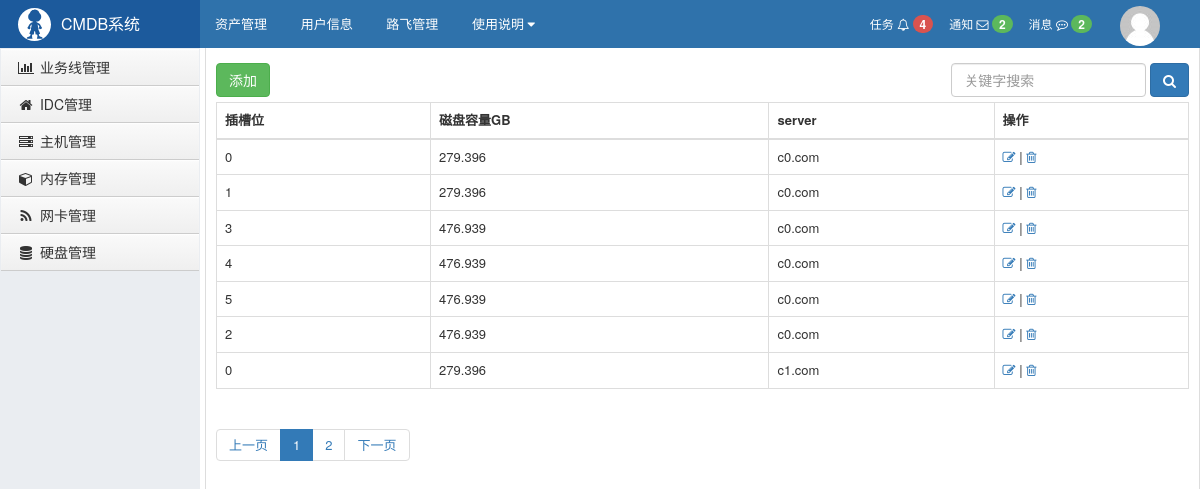
Screenshot of /stark/api/disk/list/ with the database file from the repository.
### api/models.py (models this page shows, shortened)
class Disk(models.Model):
    slot = models.CharField('插槽位', max_length=8)
    model = models.CharField('磁盘型号', max_length=32)
    capacity = models.FloatField('磁盘容量GB')
    pd_type = models.CharField('磁盘类型', max_length=32)
    server = models.ForeignKey('Server', related_name='disk_list')
    class Meta:
        verbose_name_plural = "硬盘表"

class Server(models.Model):
    device_status_choices = (
        (1, '上架'),
        (2, '在线'),
        (3, '离线'),
        (4, '下架'),
    )
    device_status_id = models.IntegerField(choices=device_status_choices, default=1)
    idc = models.ForeignKey('IDC', verbose_name='IDC机房', null=True, blank=True)
    cabinet_num = models.CharField('机柜号', max_length=30, null=True, blank=True)
    cabinet_order = models.CharField('机柜中序号', max_length=30, null=True, blank=True)
    business_unit = models.ForeignKey('BusinessUnit', verbose_name='属于的业务线', null=True, blank=True)
    hostname = models.CharField('主机名',max_length=128, unique=True)
    os_platform = models.CharField('系统', max_length=16, null=True, blank=True)
    os_version = models.CharField('系统版本', max_length=16, null=True, blank=True)
    sn = models.CharField('SN号', max_length=64, db_index=True)
    manufacturer = models.CharField(verbose_name='制造商', max_length=64, null=True, blank=True)
    model = models.CharField('型号', max_length=64, null=True, blank=True)
    cpu_count = models.IntegerField('CPU个数', null=True, blank=True)
    cpu_physical_count = models.IntegerField('CPU物理个数', null=True, blank=True)
    cpu_model = models.CharField('CPU型号', max_length=128, null=True, blank=True)
    latest_date = models.DateField('最后更改时间',null=True)
    create_at = models.DateTimeField(auto_now_add=True, blank=True)
    class Meta:
        verbose_name_plural = "服务器表"
    def __str__(self):
        return self.hostname

### stark/service/stark.py (the view, shortened to what this page needs)
    def changelist_view(self, request, *args, **kwargs):
        search_list, q, con = self.get_search_condition(request)
        from stark.utils.pagination import Pagination
        total_count = self.model_class.objects.filter(con).count()
        query_params = request.GET.copy()
        query_params._mutable = True
        page = Pagination(request.GET.get('page'), total_count, request.path_info, query_params, per_page=7)
        origin_queryset = self.get_queryset(request, *args, **kwargs)
        queryset = origin_queryset.filter(con).filter(**self.get_list_filter_condition()).order_by(
            *self.get_order_by()).distinct()[page.start:page.end]
        model_form_set_class = self.get_model_form_set_class()
        model_formset = model_form_set_class(queryset=queryset,form_kwargs={'request':request})
        if request.method == "POST" and request.POST.get('_multi_save'):
            model_formset = model_form_set_class(data=request.POST, queryset=queryset,form_kwargs={'request':request})
            if model_formset.is_valid():
                model_formset.save()
                return redirect(self.reverse_list_origin_url())
        cl = ChangeList(self, queryset, q, search_list, page, model_formset)
        context = {
            'cl': cl
        }
        return render(request, 'stark/changelist.html', context)

### stark/service/stark.py (called while the page is built)
    def header_list(self):
        if self.list_display:
            for name_or_func in self.list_display:
                if isinstance(name_or_func, FunctionType):
                    verbose_name = name_or_func(self.config, header=True)
                else:
                    verbose_name = self.config.model_class._meta.get_field(name_or_func).verbose_name
                yield verbose_name
        else:
            yield self.config.model_class._meta.model_name

    def body_list(self):
        if self.list_edit:
            return self.edit_body()
        return self.origin_body()

    def origin_body(self):
        for row in self.queryset:
            row_list = []
            if not self.list_display:
                row_list.append([row, ])
                yield row_list
                continue
            for name_or_func in self.list_display:
                if isinstance(name_or_func, FunctionType):
                    val = name_or_func(self.config, row=row)
                else:
                    val = getattr(row, name_or_func)
                row_list.append([val, ])
            yield row_list

    def get_order_by(self):
        return self.order_by

    def get_list_display(self):
        val = []
        val.extend(self.list_display)
        val.append(StarkConfig.display_edit_del('both'))
        return val

    def get_list_edit(self):
        val = []
        val.extend(self.list_edit)
        return val

    def get_add_btn(self):
        return mark_safe('<a href="%s" class="btn btn-success">添加</a>' % self.reverse_add_url())

    def get_model_form_class(self):
        if self.model_form_class:
            return self.model_form_class
        class AddModelForm(StarkModelForm):
            class Meta:
                model = self.model_class
                fields = "__all__"
        return AddModelForm

    def get_model_form_set_class(self):
        model_formset_cls = modelformset_factory(self.model_class, self.get_model_form_class(),
                                                 fields=self.get_list_edit(),
                                                 extra=0)
        return model_formset_cls

    def get_action_list(self):
        val = []
        val.extend(self.action_list)
        return val

    def get_search_list(self):
        val = []
        val.extend(self.search_list)
        return val

    def get_list_filter(self):
        val = []
        val.extend(self.list_filter)
        return val

### stark/templates/stark/changelist.html (shortened to what this page needs)
{% extends 'layout.html' %}
{% load stark %}
{% block content %}
    <div>
        {% if cl.search_list %}
            <div style="float: right;">
                <form method="GET" class="form-inline">
                    <div class="form-group">
                        <input class="form-control" type="text" name="q" value="{{ cl.q }}" placeholder="关键字搜索">
                        <button class="btn btn-primary" type="submit">
                            <i class="fa fa-search" aria-hidden="true"></i>
                        </button>
                    </div>
                </form>
            </div>
        {% endif %}
        <form class="form-horizontal form-group-sm" method="post">
            <div style="margin: 5px 0;">
                {% if cl.add_btn %}
                    {{ cl.add_btn }}
                {% endif %}
            </div>
            {% table cl %}
            <nav aria-label="Page navigation">
                <ul class="pagination">
                    {{ cl.page.page_html|safe }}
                </ul>
            </nav>
        </form>
    </div>
{% endblock %}

### stark/templates/stark/table.html
<table class="table table-bordered">
    <thead>
    <tr>
        {% for item in header_list %}
            <th>{{ item }}</th>
        {% endfor %}
    </tr>
    </thead>
    <tbody>
    {% for row_list in body_list %}
        <tr>
            {% for col in row_list %}
                <td>
                    {% for ele in col %}
                        {{ ele }}
                    {% endfor %}
                </td>
            {% endfor %}
        </tr>
    {% endfor %}
    </tbody>
</table>

### stark/static/stark/css/commons.css (style rules this page uses)
body { margin: 0; }

### stark/templates/layout.html (style rules this page uses)
body { margin: 0; }

### stark/templates/stark/changelist.html (style rules this page uses)
.table > tbody > tr > td { vertical-align: middle; }

### rows the page displays
Disk: col "279.396", slot "0" (drawn)
Server: hostname "c0.com"
Disk: col "279.396"
Disk: col "476.939"
Disk: col "476.939"
Disk: col "476.939"
Disk: col "476.939"
Disk: col "279.396"
Server: hostname "c1.com"

### other values shown
{{ cl.add_btn }} "添加"
{{ item }} "插槽位" "磁盘容量GB" "server" "操作"
{{ ele }} "0" "|" "1" "|" "3" "|" "4" "|" "5" "|" "2" "|" "0" "|"
{{ cl.page.page_html|safe }} "上一页 1 2 下一页"
